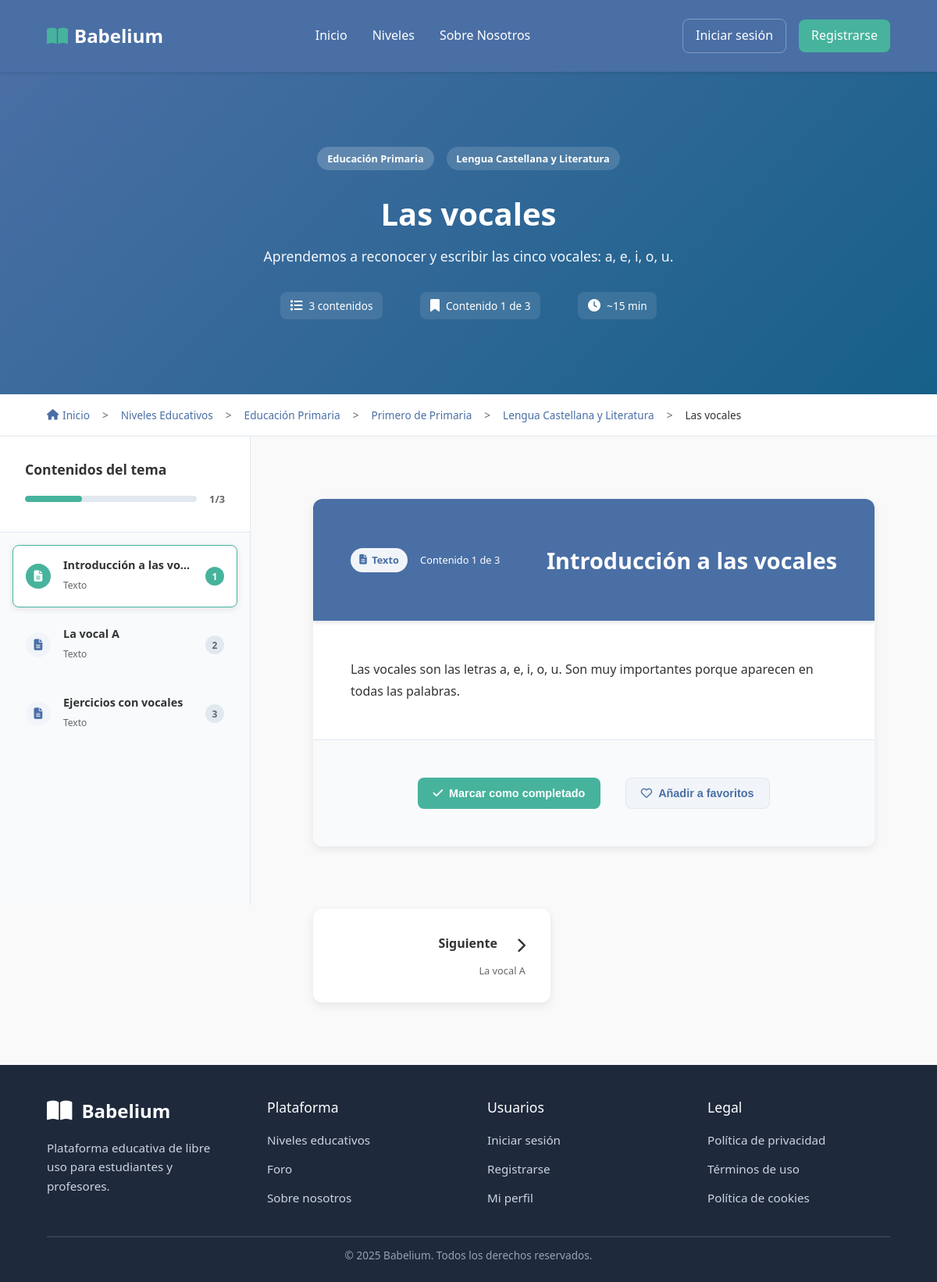
Screenshot of /contenido.php?tema_id=1 with the database file from the repository.
### tables this page shows
CREATE TABLE `temas` (
  `id` int(11) NOT NULL,
  `materia_id` int(11) NOT NULL,
  `titulo` varchar(255) NOT NULL,
  `descripcion` text DEFAULT NULL,
  `orden` int(11) NOT NULL,
  `activo` tinyint(1) DEFAULT 1
);

CREATE TABLE `niveles_educativos` (
  `id` int(11) NOT NULL,
  `nombre` varchar(100) NOT NULL,
  `descripcion` text DEFAULT NULL,
  `orden` int(11) NOT NULL,
  `activo` tinyint(1) DEFAULT 1
);

CREATE TABLE `materias` (
  `id` int(11) NOT NULL,
  `modalidad_curso_id` int(11) NOT NULL,
  `nombre` varchar(255) NOT NULL,
  `descripcion` text DEFAULT NULL,
  `creditos` int(11) DEFAULT 0,
  `obligatoria` tinyint(1) DEFAULT 1,
  `activo` tinyint(1) DEFAULT 1,
  `nivel_id` int(11) DEFAULT NULL
);

CREATE TABLE `cursos` (
  `id` int(11) NOT NULL,
  `nivel_id` int(11) NOT NULL,
  `nombre` varchar(100) NOT NULL,
  `descripcion` text DEFAULT NULL,
  `orden` int(11) NOT NULL,
  `activo` tinyint(1) DEFAULT 1
);

CREATE TABLE `contenidos` (
  `id` int(11) NOT NULL,
  `tema_id` int(11) NOT NULL,
  `tipo` enum('texto','imagen','video','archivo','enlace') NOT NULL,
  `titulo` varchar(255) NOT NULL,
  `contenido` text DEFAULT NULL,
  `url` varchar(255) DEFAULT NULL,
  `orden` int(11) NOT NULL,
  `fecha_creacion` datetime DEFAULT current_timestamp(),
  `creador_id` int(11) NOT NULL,
  `activo` tinyint(1) DEFAULT 1,
  `duracion_estimada` int(11) DEFAULT 15 COMMENT 'Duración estimada en minutos',
  `fecha_actualizacion` timestamp NULL DEFAULT NULL ON UPDATE current_timestamp() COMMENT 'Fecha de última actualización'
);

### contenido.php (the view, shortened to what this page needs)
<?php
require_once 'db/connection.php';
$tema_id = isset($_GET['tema_id']) ? (int)$_GET['tema_id'] : 0;
$contenido_id = isset($_GET['contenido_id']) ? (int)$_GET['contenido_id'] : 0;
$tema_info = null;
$contenidos = [];
$contenido_actual = null;
$contenido_index = 0;
if ($tema_id > 0) {
    $query_tema = "SELECT t.id, t.titulo, t.descripcion, t.orden as tema_orden,
                         m.id as materia_id, m.nombre as materia_nombre,
                         mc.id as modalidad_id, mc.nombre as modalidad_nombre,
                         c.id as curso_id, c.nombre as curso_nombre,
                         ne.id as nivel_id, ne.nombre as nivel_nombre,
                         r.nombre as rama_nombre
                  FROM temas t
                  JOIN materias m ON t.materia_id = m.id
                  JOIN modalidades_curso mc ON m.modalidad_curso_id = mc.id
                  JOIN cursos c ON mc.curso_id = c.id
                  JOIN niveles_educativos ne ON c.nivel_id = ne.id
                  LEFT JOIN ramas r ON mc.rama_id = r.id
                  WHERE t.id = $tema_id AND t.activo = 1";
    $resultado_tema = $conexion->query($query_tema);
    $tema_info = $resultado_tema ? $resultado_tema->fetch_assoc() : null;
    $query_contenidos = "SELECT id, tipo, titulo, contenido, url, orden, fecha_creacion
                        FROM contenidos
                        WHERE tema_id = $tema_id AND activo = 1
                        ORDER BY orden ASC";
    $resultado_contenidos = $conexion->query($query_contenidos);
    if ($resultado_contenidos && $resultado_contenidos->num_rows > 0) {
        while ($fila = $resultado_contenidos->fetch_assoc()) {
            $contenidos[] = $fila;
        }
    }
    if ($contenido_id > 0) {
        foreach ($contenidos as $index => $contenido) {
            if ($contenido['id'] == $contenido_id) {
                $contenido_actual = $contenido;
                $contenido_index = $index;
                break;
            }
        }
    } else if (!empty($contenidos)) {
        $contenido_actual = $contenidos[0];
        $contenido_index = 0;
    }
} else {
    header("Location: niveles.php");
    exit();
}
function getNivelColorClass($nivel_nombre) {
    $nombre_lower = strtolower($nivel_nombre);
    if (strpos($nombre_lower, 'primaria') !== false) {
        return 'nivel-primaria';
    } elseif (strpos($nombre_lower, 'secundaria') !== false || strpos($nombre_lower, 'eso') !== false) {
        return 'nivel-secundaria';
    } elseif (strpos($nombre_lower, 'bachillerato') !== false) {
        return 'nivel-bachillerato';
    } elseif (strpos($nombre_lower, 'básica') !== false) {
        return 'nivel-fp-basica';
    } elseif (strpos($nombre_lower, 'grado medio') !== false) {
        return 'nivel-fp-medio';
    } elseif (strpos($nombre_lower, 'grado superior') !== false) {
        return 'nivel-fp-superior';
    } elseif (strpos($nombre_lower, 'universitario') !== false || strpos($nombre_lower, 'grado') !== false) {
        return 'nivel-universidad';
    } else {
        return 'nivel-default';
    }
}
function getContenidoIcon($tipo) {
    switch ($tipo) {
        case 'texto':
            return 'fas fa-file-alt';
    }
}
function formatearContenido($contenido) {
    $tipo = $contenido['tipo'];
    $texto = $contenido['contenido'];
    switch ($tipo) {
        case 'texto':
            return '<div class="contenido-texto">' . nl2br(htmlspecialchars($texto)) . '</div>';
    }
}
?>
<!DOCTYPE html>
<html lang="es">
<head>
    <link rel="stylesheet" href="https://cdnjs.cloudflare.com/ajax/libs/font-awesome/6.5.0/css/all.min.css">
    <link rel="stylesheet" href="css/reset.css">
    <link rel="stylesheet" href="css/style.css">
    <link rel="stylesheet" href="css/contenido.css">
</head>
<body>
    <?php include_once "includes/header.php" ?>
    <main class="contenido-main">
        <section class="contenido-hero <?php echo getNivelColorClass($tema_info['nivel_nombre']); ?>">
            <div class="hero-content">
                <div class="hero-badges">
                    <div class="hero-badge nivel">
                        <?php echo htmlspecialchars($tema_info['nivel_nombre']); ?>
                    </div>
                    <div class="hero-badge materia">
                        <?php echo htmlspecialchars($tema_info['materia_nombre']); ?>
                    </div>
                </div>
                <h1><?php echo htmlspecialchars($tema_info['titulo']); ?></h1>
                <p class="hero-description">
                    <?php echo htmlspecialchars($tema_info['descripcion']); ?>
                </p>
                <div class="hero-stats">
                    <div class="stat">
                        <i class="fas fa-list"></i>
                        <span><?php echo count($contenidos); ?> contenidos</span>
                    </div>
                    <?php if ($contenido_actual): ?>
                    <div class="stat">
                        <i class="fas fa-bookmark"></i>
                        <span>Contenido <?php echo $contenido_index + 1; ?> de <?php echo count($contenidos); ?></span>
                    </div>
                    <?php endif; ?>
                    <div class="stat">
                        <i class="fas fa-clock"></i>
                        <span>~<?php echo count($contenidos) * 5; ?> min</span>
                    </div>
                </div>
            </div>
        </section>
        <section class="breadcrumb">
            <div class="breadcrumb-container">
                <a href="index.php" class="breadcrumb-link">
                    <i class="fas fa-home"></i> Inicio
                </a>
                <span class="breadcrumb-separator">></span>
                <a href="niveles.php" class="breadcrumb-link">Niveles Educativos</a>
                <span class="breadcrumb-separator">></span>
                <a href="cursos.php?nivel_id=<?php echo $tema_info['nivel_id']; ?>" class="breadcrumb-link">
                    <?php echo htmlspecialchars($tema_info['nivel_nombre']); ?>
                </a>
                <span class="breadcrumb-separator">></span>
                <?php if ($tema_info['rama_nombre']): ?>
                    <a href="materias.php?modalidad_id=<?php echo $tema_info['modalidad_id']; ?>" class="breadcrumb-link">
                        <?php echo htmlspecialchars($tema_info['modalidad_nombre']); ?>
                    </a>
                <?php else: ?>
                    <a href="materias.php?curso_id=<?php echo $tema_info['curso_id']; ?>" class="breadcrumb-link">
                        <?php echo htmlspecialchars($tema_info['curso_nombre']); ?>
                    </a>
                <?php endif; ?>
                <span class="breadcrumb-separator">></span>
                <a href="temas.php?materia_id=<?php echo $tema_info['materia_id']; ?>" class="breadcrumb-link">
                    <?php echo htmlspecialchars($tema_info['materia_nombre']); ?>
                </a>
                <span class="breadcrumb-separator">></span>
                <span class="breadcrumb-current"><?php echo htmlspecialchars($tema_info['titulo']); ?></span>
            </div>
        </section>
        <section class="contenido-section">
            <div class="contenido-container">
                <?php if (empty($contenidos)): ?>
                    <div class="no-contenidos">
                        <i class="fas fa-exclamation-triangle"></i>
                        <h3>No hay contenidos disponibles</h3>
                        <p>Este tema aún no tiene contenidos configurados.</p>
                        <a href="temas.php?materia_id=<?php echo $tema_info['materia_id']; ?>" class="back-button">
                            <i class="fas fa-arrow-left"></i> Volver a temas
                        </a>
                    </div>
                <?php else: ?>
                    <aside class="contenidos-sidebar">
                        <div class="sidebar-header">
                            <h3>Contenidos del tema</h3>
                            <div class="progreso-tema">
                                <div class="progreso-bar">
                                    <div class="progreso-fill" style="width: <?php echo round(($contenido_index + 1) / count($contenidos) * 100); ?>%"></div>
                                </div>
                                <span class="progreso-text"><?php echo $contenido_index + 1; ?>/<?php echo count($contenidos); ?></span>
                            </div>
                        </div>
                        <nav class="contenidos-nav">
                            <?php foreach ($contenidos as $index => $contenido): ?>
                                <a href="contenido.php?tema_id=<?php echo $tema_id; ?>&contenido_id=<?php echo $contenido['id']; ?>"
                                   class="contenido-nav-item <?php echo ($contenido['id'] == ($contenido_actual['id'] ?? 0)) ? 'active' : ''; ?>">
                                    <div class="nav-item-icon">
                                        <i class="<?php echo getContenidoIcon($contenido['tipo']); ?>"></i>
                                    </div>
                                    <div class="nav-item-content">
                                        <h4><?php echo htmlspecialchars($contenido['titulo']); ?></h4>
                                        <span class="nav-item-tipo"><?php echo ucfirst($contenido['tipo']); ?></span>
                                    </div>
                                    <div class="nav-item-number">
                                        <?php echo $index + 1; ?>
                                    </div>
                                </a>
                            <?php endforeach; ?>
                        </nav>
                    </aside>
                    <main class="contenido-principal">
                        <?php if ($contenido_actual): ?>
                            <article class="contenido-article">
                                <header class="contenido-header">
                                    <div class="contenido-meta">
                                        <span class="contenido-tipo">
                                            <i class="<?php echo getContenidoIcon($contenido_actual['tipo']); ?>"></i>
                                            <?php echo ucfirst($contenido_actual['tipo']); ?>
                                        </span>
                                        <span class="contenido-numero">
                                            Contenido <?php echo $contenido_index + 1; ?> de <?php echo count($contenidos); ?>
                                        </span>
                                    </div>
                                    <h2><?php echo htmlspecialchars($contenido_actual['titulo']); ?></h2>
                                </header>
                                <div class="contenido-body">
                                    <?php echo formatearContenido($contenido_actual); ?>
                                </div>
                                <footer class="contenido-footer">
                                    <div class="contenido-actions">
                                        <button class="action-button completar" onclick="marcarCompletado(<?php echo $contenido_actual['id']; ?>)">
                                            <i class="fas fa-check"></i>
                                            Marcar como completado
                                        </button>
                                        <button class="action-button favorito" onclick="toggleFavorito(<?php echo $contenido_actual['id']; ?>)">
                                            <i class="far fa-heart"></i>
                                            Añadir a favoritos
                                        </button>
                                    </div>
                                </footer>
                            </article>
                            <nav class="contenido-navigation">
                                <?php if ($contenido_index < count($contenidos) - 1): ?>
                                    <a href="contenido.php?tema_id=<?php echo $tema_id; ?>&contenido_id=<?php echo $contenidos[$contenido_index + 1]['id']; ?>"
                                       class="nav-button next">
                                        <div class="arrow-direction">
                                            <span>Siguiente</span>
                                            <i class="fas fa-chevron-right aligned-icon"></i>
                                        </div>
                                        <small><?php echo htmlspecialchars($contenidos[$contenido_index + 1]['titulo']); ?></small>
                                    </a>
                                <?php endif; ?>
                            </nav>
                        <?php endif; ?>
                    </main>
                <?php endif; ?>
            </div>
        </section>
    </main>
    <?php include_once "includes/footer.php" ?>
</body>
</html>

### css/style.css (style rules this page uses)
:root { --primary-color: #4a6fa5; --secondary-color: #166088; --accent-color: #47b39d; --background-color: #f9f9f9; --text-color: #333333; --light-text: #666666; --white: #ffffff; --ods-education: #c5192d; --ods-inequality: #ff9e00; --ods-communities: #56c02b; --spacing-xs: 0.5rem; --spacing-sm: 1rem; --spacing-md: 2rem; --spacing-lg: 3rem; --spacing-xl: 5rem; --border-radius: 0.5rem; }
body { font-family: "Segoe UI", Tahoma, Geneva, Verdana, sans-serif; color: var(--text-color); line-height: 1.6; background-color: var(--background-color); }
h1, h2, h3, h4, h5, h6 { margin-bottom: var(--spacing-sm); line-height: 1.2; }
h1 { font-size: 3rem; font-weight: 700; }
h2 { font-size: 2.2rem; font-weight: 600; text-align: center; margin-bottom: var(--spacing-lg); }
h3 { font-size: 1.5rem; font-weight: 600; }
p { margin-bottom: var(--spacing-sm); }
a { text-decoration: none; color: var(--primary-color); transition: all 0.3s ease; }
section { padding: var(--spacing-xl) 5%; }
.hero-content { flex: 1; padding: var(--spacing-lg); min-width: 20rem; }
header { background-color: var(--primary-color); color: var(--white); padding: 1rem 5%; display: flex; justify-content: space-between; align-items: center; position: sticky; top: 0; z-index: 100; box-shadow: 0 0.125rem 0.25rem rgba(0, 0, 0, 0.1); min-height: 3.75rem; }
nav a { color: var(--white); text-decoration: none; font-weight: 500; transition: color 0.3s ease; white-space: nowrap; }

### rows the page displays
temas: niveles_educativos.nombre "Educación Primaria", materia.nombre "Lengua Castellana y Literatura", titulo "Las vocales", descripcion "Aprendemos a reconocer y escribir las cinco vocales: a, e, i, o, u.", cursos.nombre "Primero de Primaria"
contenidos: titulo "Introducción a las vo…", tipo "Texto", titulo "Introducción a las vocales", contenido "Las vocales son las letras a, e, i, o, u. Son muy importantes porque aparecen en todas las palabras."
contenidos: titulo "La vocal A", tipo "Texto"
contenidos: titulo "Ejercicios con vocales", tipo "Texto"

### other values shown
count($contenidos) "3"
$contenido_index + 1 "1"
count($contenidos) * 5 "15"
